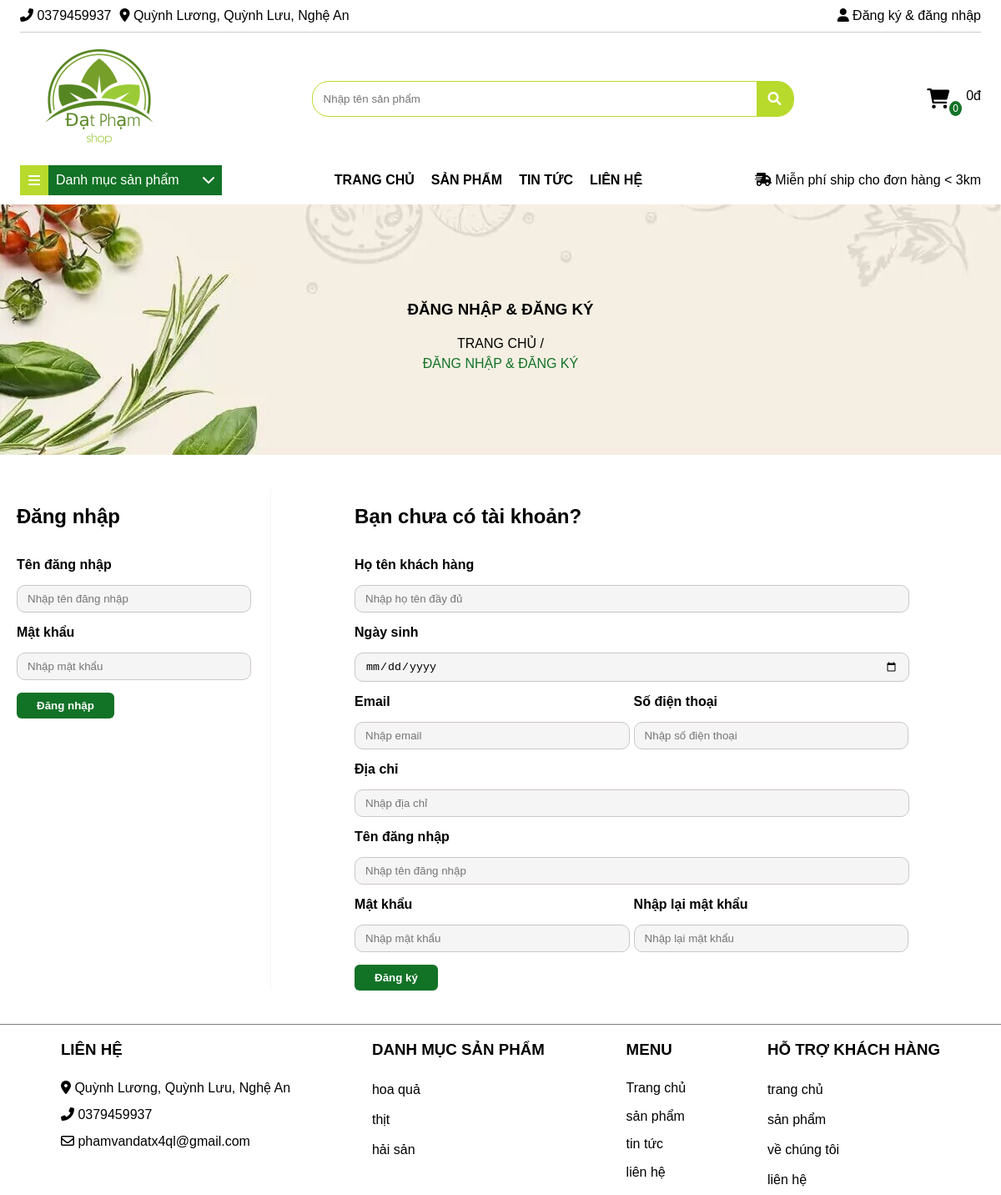
Page /shop/login_register.php on the committed database.
### tables this page shows
CREATE TABLE `users` (
  `id_user` int(11) NOT NULL,
  `name_user` varchar(255) NOT NULL,
  `phone_user` char(15) NOT NULL,
  `date_birth_user` date NOT NULL,
  `address_user` varchar(255) NOT NULL,
  `email_user` varchar(255) NOT NULL,
  `nickname` char(255) NOT NULL,
  `password` char(255) NOT NULL,
  `role_id` int(11) NOT NULL
);

CREATE TABLE `categories` (
  `catedory_id` int(11) NOT NULL,
  `category_name` varchar(255) NOT NULL
);

### shop/select_contact_shop.php (called while the page is built, shortened)
<?php
    $new = new handler_database();
    $result = $new->get_list('select phone_user,address_user,email_user from users inner join role on role.role_id = users.role_id where role_name = \'admin\' ');
    if ($result){
        foreach ($result as $value){
            $contact_phone = $value['phone_user'];
            $contact_address = $value['address_user'];
            $contact_email = $value['email_user'];
        }
    }else die('Có lỗi');
        $new = new handler_database();
        $category = $new->get_list('select * from categories');
?>

### handler_database.php (called while the page is built, shortened)
<?php
class handler_database{
   private $__conn;
    public function connect_DB(){
        if(!$this->__conn){
            $this->__conn = mysqli_connect("localhost","root","","datpham_shop");
            mysqli_query($this->__conn, "SET character_set_results = 'utf8', character_set_client = 'utf8',
            character_set_database = 'utf8', character_set_server = 'utf8'");
        }
    }
    public function get_list($sql){
        $result = mysqli_query($this->__conn,$sql);
        if( $result->num_rows >0 ){
            $return = array();
            while($row = $result->fetch_assoc() ){
                $return[] = $row;
            }
            return $return;
        }
    }
}
?>

### shop/login_register.php (the view, shortened to what this page needs)
<?php
require_once '../handler_database.php';
require_once 'select_contact_shop.php';
?>
<!doctype html>
<html lang="en">
<head>
    <link rel="stylesheet" href="https://cdnjs.cloudflare.com/ajax/libs/font-awesome/6.0.0-beta2/css/all.min.css"
/>
    <link rel="stylesheet" href="../css/style_shop.css">
</head>
<body>
<div class="header">
    <div class="container">
        <div class="header__top">
            <div class="header__top--list">
                <ul>
                    <li>
                        <i class="fas fa-phone-alt"></i>
                        <?php echo (isset($contact_phone)) ? $contact_phone : ""; ?>
                    </li>
                    <li>
                        <i class="fas fa-map-marker-alt"></i>
                        <?php echo (isset($contact_address)) ? $contact_address : ""; ?>
                    </li>
                </ul>
            </div>
            <div class="header__top--user">
                <a href="login_register.php">
                    <i class="fas fa-user"></i>
                    Đăng ký & đăng nhập
                </a>
            </div>
        </div>
        <div class="header__center">
            <div class="header__center--logo">
                <img src="../image/logo.png" alt="">
            </div>
            <div class="header__center--search">
                <form action="products.php" method="post">
                    <input type="text" name="search_header_product" placeholder="Nhập tên sản phẩm">
                </form>
                <i class="fas fa-search"></i>
            </div>
            <div class="header__center--miniCart">
                <div class="miniCart">
                    <i class="fas fa-shopping-cart"></i>
                    <span>0</span>
                </div>
                <div class="total">
                    0đ
                </div>
            </div>
        </div>
        <div class="header__bottom">
            <div class="header__bottom--category">
                <div class="header__bottom--category__title">
                            <span>
                                <i class="fas fa-bars"></i>
                                <p>
                                    Danh mục sản phẩm
                                    <i class="fas fa-chevron-down"></i>
                                </p>
                            </span>
                </div>
            </div>
            <div class="header__bottom--menu">
                <ul>
                    <li><a href="index.php">Trang chủ</a></li>
                    <li><a href="products.php">sản phẩm</a></li>
                    <li><a href="news.php">tin tức</a></li>
                    <li><a href="contact.php">liên hệ</a></li>
                </ul>
            </div>
            <div class="header__bottom--right">
                <div>
                    <i class="fas fa-shipping-fast"></i>
                    Miễn phí ship cho đơn hàng < 3km
                </div>
            </div>
        </div>
    </div>
</div>
<div class="main">
    <div class="main__banner">
        <div><h3>Đăng nhập & đăng ký</h3> <a href="index.php">Trang chủ</a> / <a href="login_register.php">Đăng nhập &
                đăng ký</a></div>
    </div>
    <div class="main__center">
        <div class="container">
            <div class="main__center--login"><h2>Đăng nhập</h2>
                <form action="login_register.php" method="post">
                    <div>
                        <p>Tên đăng nhập</p>
                        <input type="text" name="nickname" placeholder="Nhập tên đăng nhập"></div>
                    <div><p>Mật khẩu</p>
                        <input type="password" name="password" placeholder="Nhập mật khẩu"></div>
                    <div><input type="submit" name="submit_login" value="Đăng nhập"></div>
                </form>
            </div>
            <div class="main__center--register"><h2>Bạn chưa có tài khoản?</h2>
                <form action="login_register.php" method="post">
                    <div><p>Họ tên khách hàng</p> <input type="text" name="fullname" placeholder="Nhập họ tên đầy đủ">
                    </div>
                    <div>
                        <p>Ngày sinh</p>
                        <input type="date" name="date_birth">
                    </div>
                    <div class="register-width">
                        <p>Email</p>
                        <input type="email" name="email" placeholder="Nhập email">
                    </div>
                    <div class="register-width"><p>Số điện thoại</p>
                        <input type="text" onkeyup="this.value=this.value.replace(/[^\d]/,'')" name="phone" placeholder="Nhập số điện thoại"></div>
                    <div>
                        <p>Địa chỉ</p> <input type="text" name="address" placeholder="Nhập địa chỉ"></div>
                    <div><p>Tên đăng nhập</p> <input type="text" name="nickname" placeholder="Nhập tên đăng nhập"></div>
                    <div class="register-width"><p>Mật khẩu</p> <input type="password" name="password"
                                                                       placeholder="Nhập mật khẩu"></div>
                    <div class="register-width"><p>Nhập lại mật khẩu</p> <input type="password" name="confirm_password"
                                                                                placeholder="Nhập lại mật khẩu"></div>
                    <div><input type="submit" name="register" value="Đăng ký"></div>
                </form>
            </div>
        </div>
    </div>
</div>
<div class="footer">
    <div class="container">
        <div>
            <h3>liên hệ</h3>
            <ul>
                <li>
                    <i class="fas fa-map-marker-alt"></i>
                    <?php echo (isset($contact_address)) ? $contact_address : ""; ?>
                </li>
                <li>
                    <i class="fas fa-phone-alt"></i>
                    <?php echo (isset($contact_phone)) ? $contact_phone : ""; ?>
                </li>
                <li>
                    <i class="far fa-envelope"></i>
                    <?php echo (isset($contact_email)) ? $contact_email : ""; ?>
                </li>
            </ul>
        </div>
        <div>
            <h3>Danh mục sản phẩm</h3>
            <ul>
                <?php
                if ($category) {
                    foreach ($category as $v)
                        echo "<li><a href=\"\">" . $v['category_name'] . "</a></li>";
                }
                ?>
            </ul>
        </div>
        <div>
            <h3>menu</h3>
            <ul>
                <li><a href="index.php">Trang chủ</a></li>
                <li><a href="products.php">sản phẩm</a></li>
                <li><a href="news.php">tin tức</a></li>
                <li><a href="contact.php">liên hệ</a></li>
            </ul>
        </div>
        <div>
            <h3>hỗ trợ khách hàng</h3>
            <ul>
                <li><a href="">trang chủ</a></li>
                <li><a href="">sản phẩm</a></li>
                <li><a href="">về chúng tôi</a></li>
                <li><a href="">liên hệ</a></li>
            </ul>
        </div>
    </div>
</div>
</body>
</html>

### rows in the picture
users: phone_user "0379459937", address_user "Quỳnh Lương, Quỳnh Lưu, Nghệ An", email_user "phamvandatx4ql@gmail.com"
categories: category_name "hoa quả"
categories: category_name "thịt"
categories: category_name "hải sản"
